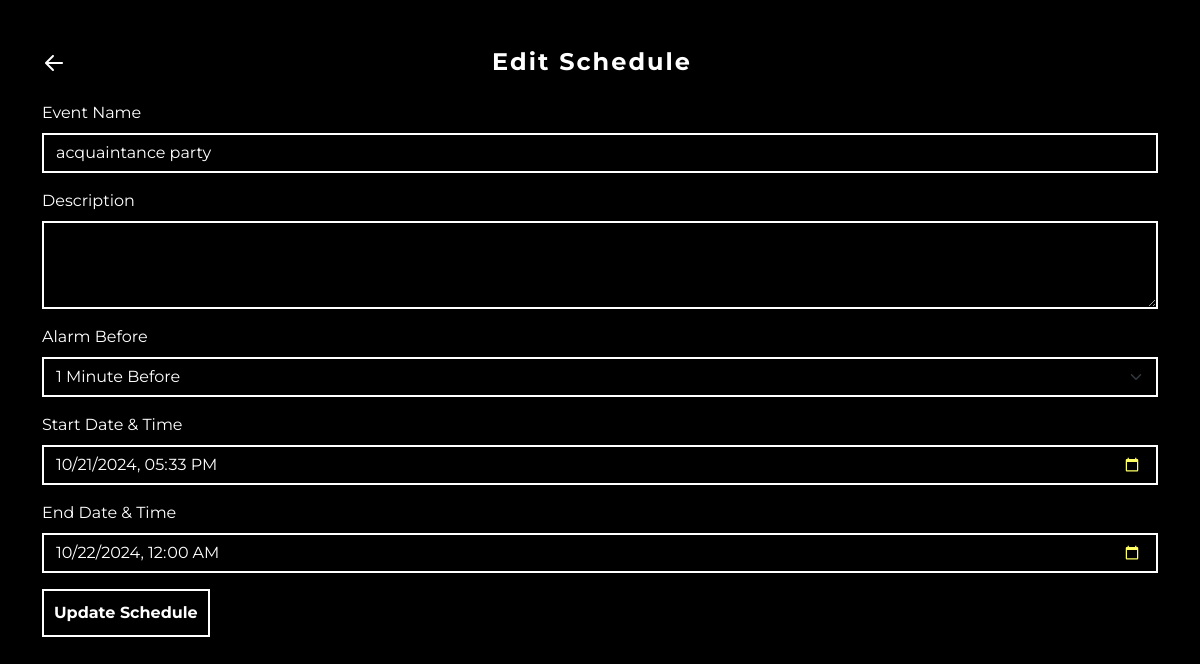
Screenshot of /port/func_core/edit_schedule.php?id=28 (signed in) with the database file from the repository.
### tables this page shows
CREATE TABLE IF NOT EXISTS `schedules` (
  `id` int(11) NOT NULL AUTO_INCREMENT,
  `user_id` int(11) NOT NULL,
  `event_name` varchar(255) NOT NULL,
  `description` text DEFAULT NULL,
  `alarm_before` int(11) DEFAULT NULL,
  `start_date` datetime NOT NULL,
  `end_date` datetime NOT NULL,
  `created_at` timestamp NULL DEFAULT current_timestamp(),
  `notified` tinyint(4) DEFAULT 0,
  PRIMARY KEY (`id`),
  KEY `user_id` (`user_id`)
);

### port/func_core/edit_schedule.php (the view, shortened to what this page needs)
<?php
require 'func_connect.php';
$userId = $_SESSION['user_id'];
$scheduleId = $_GET['id'];
$sql = "SELECT event_name, description, alarm_before, start_date, end_date FROM schedules WHERE id = ? AND user_id = ?";
$stmt = $conn->prepare($sql);
$stmt->bind_param("ii", $scheduleId, $userId);
$stmt->execute();
$result = $stmt->get_result();
$schedule = $result->fetch_assoc();
?>
<!doctype html>
<html lang="en">
<head>
    <link href="https://cdn.jsdelivr.net/npm/bootstrap@5.3.3/dist/css/bootstrap.min.css" rel="stylesheet">
    <link rel="stylesheet" href="../user.cm.css">
</head>
<body>
    <div class="container mt-5">
        <div class="d-flex justify-content-between align-items-center mb-4">
            <a href="../user.sched.php">
                <img src="../../assets/svg/light-left-arrow-svgrepo-com.svg" class="back-arrow" alt="A Back Arrow">
            </a>
            <h1 class="mx-auto text-center mb-0">Edit Schedule</h1>
        </div>
        <form method="POST">
            <div class="mb-3">
                <label for="eventName" class="form-label">Event Name</label>
                <input type="text" class="form-control" id="eventName" name="event_name" value="<?= htmlspecialchars($schedule['event_name']) ?>">
            </div>
            <div class="mb-3">
                <label for="description" class="form-label">Description</label>
                <textarea class="form-control" id="description" name="description" rows="3"><?= htmlspecialchars($schedule['description']) ?></textarea>
            </div>
            <div class="mb-3">
                <label for="alarmBefore" class="form-label">Alarm Before</label>
                <select class="form-select" id="alarmBefore" name="alarm_before">
                    <option value="1" <?= $schedule['alarm_before'] == 1 ? 'selected' : '' ?>>1 Minute Before</option>
                </select>
            </div>
            <div class="mb-3">
                <label for="startDate" class="form-label">Start Date & Time</label>
                <input type="datetime-local" class="form-control" id="startDate" name="start_date" value="<?= htmlspecialchars($schedule['start_date']) ?>">
            </div>
            <div class="mb-3">
                <label for="endDate" class="form-label">End Date & Time</label>
                <input type="datetime-local" class="form-control" id="endDate" name="end_date" value="<?= htmlspecialchars($schedule['end_date']) ?>">
            </div>
            <button type="submit" class="btn btn-primary">Update Schedule</button>
        </form>
    </div>
</body>
</html>

### port/user.cm.css (style rules this page uses)
* { margin: 0; padding: 0; box-sizing: border-box; }
body { background-color: #000000; color: #ffffff; font-family: "Montserrat", sans-serif; font-optical-sizing: auto; font-style: normal; height: 100vh; overflow: auto; }
h1 { font-size: 1.5rem; letter-spacing: 2px; margin-bottom: 30px; }
.back-arrow { width: 24px; height: 24px; }
.form-control { background-color: #000000; border: 2px solid #ffffff; color: #ffffff; border-radius: 0; margin-bottom: 13px }
.form-control::placeholder { color: #ffffff; }
.burger-menu, .notification, .back-arrow { width: 24px; height: 24px; }
h1 { font-size: 24px; font-weight: bold; }
form .btn-primary { background-color: #000000; border: 2px solid #ffffff; color: #ffffff; font-weight: bold; border-radius: 0; padding: 10px; }
.form-select { background-color: #000000; border: 2px solid #ffffff; color: #ffffff; border-radius: 0; }
.container h1 { text-align: center; justify-content: center; }
.btn-primary { background-color: #000000; border: 2px solid #ffffff; color: #ffffff; font-weight: bold; border-radius: 0; padding: 10px; }

### rows the page displays
schedules: event_name "acquaintance party", alarm_before "1 Minute Before", start_date "10/21/2024 17:33", end_date "10/22/2024 00:00"
